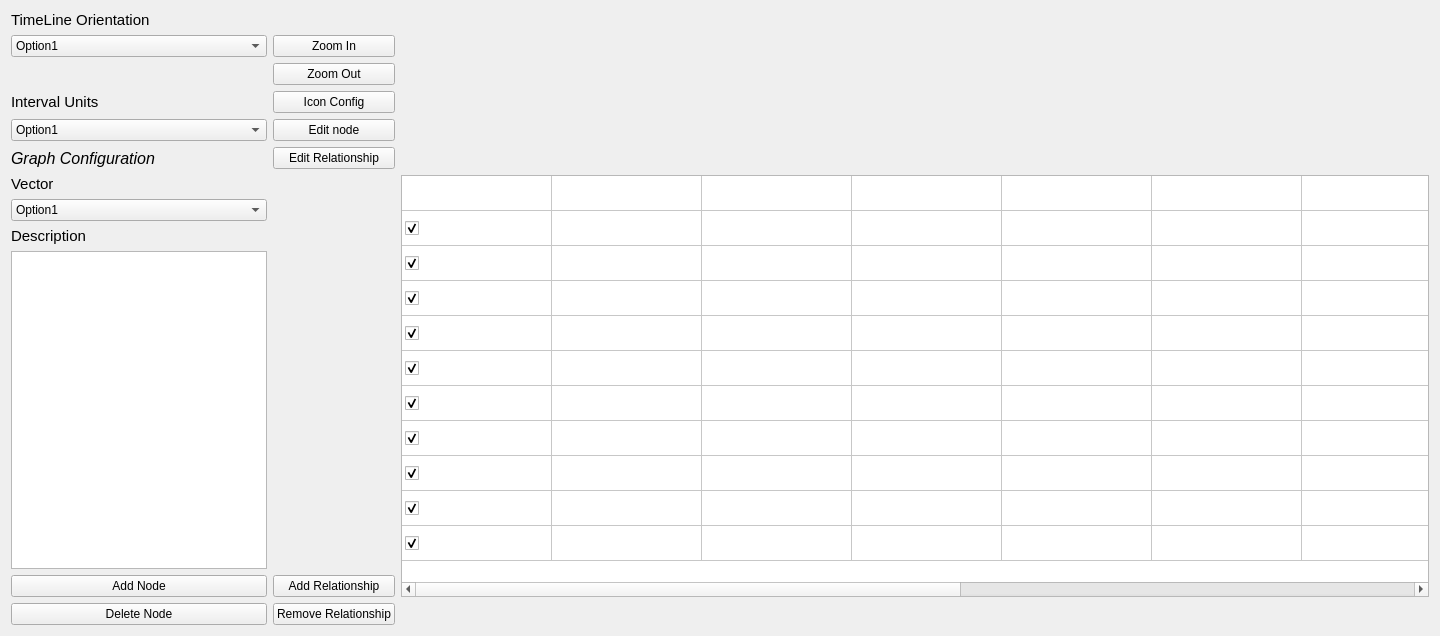
      <widget class="QWidget" name="tab_9">
       <attribute name="title">
        <string>Double View</string>
       </attribute>
       <layout class="QGridLayout" name="gridLayout_4" rowstretch="0,0,0,0,0,0,0,0,0,0,0,0">
        <item row="6" column="0">
         <widget class="QLabel" name="EventNamelabel_8">
          <property name="sizePolicy">
           <sizepolicy hsizetype="Preferred" vsizetype="Fixed">
            <horstretch>0</horstretch>
            <verstretch>0</verstretch>
           </sizepolicy>
          </property>
          <property name="font">
           <font>
            <pointsize>11</pointsize>
           </font>
          </property>
          <property name="text">
           <string>Vector</string>
          </property>
         </widget>
        </item>
        <item row="0" column="3" rowspan="5">
         <widget class="QLabel" name="label_8">
          <property name="sizePolicy">
           <sizepolicy hsizetype="Preferred" vsizetype="Preferred">
            <horstretch>0</horstretch>
            <verstretch>0</verstretch>
           </sizepolicy>
          </property>
          <property name="sizeIncrement">
           <size>
            <width>0</width>
            <height>0</height>
           </size>
          </property>
          <property name="text">
           <string>&lt;html&gt;&lt;head/&gt;&lt;body&gt;&lt;p&gt;&lt;img src=&quot;:/graph/graph.png&quot;/&gt;&lt;/p&gt;&lt;/body&gt;&lt;/html&gt;</string>
          </property>
         </widget>
        </item>
        <item row="1" column="1">
         <widget class="QPushButton" name="pushButton_15">
          <property name="text">
           <string>Zoom In</string>
          </property>
         </widget>
        </item>
        <item row="4" column="0">
         <widget class="QComboBox" name="TimeLine_5">
          <item>
           <property name="text">
            <string>Option1</string>
           </property>
          </item>
          <item>
           <property name="text">
            <string>Option 2</string>
           </property>
          </item>
         </widget>
        </item>
        <item row="5" column="1">
         <widget class="QPushButton" name="pushButton_18">
          <property name="text">
           <string>Edit Relationship</string>
          </property>
         </widget>
        </item>
        <item row="2" column="1">
         <widget class="QPushButton" name="pushButton_20">
          <property name="text">
           <string>Zoom Out</string>
          </property>
         </widget>
        </item>
        <item row="3" column="0">
         <widget class="QLabel" name="EventNamelabel_7">
          <property name="font">
           <font>
            <pointsize>11</pointsize>
           </font>
          </property>
          <property name="text">
           <string>Interval Units</string>
          </property>
         </widget>
        </item>
        <item row="8" column="0">
         <widget class="QLabel" name="EventNamelabel_9">
          <property name="font">
           <font>
            <pointsize>11</pointsize>
           </font>
          </property>
          <property name="text">
           <string>Description</string>
          </property>
          <property name="scaledContents">
           <bool>false</bool>
          </property>
         </widget>
        </item>
        <item row="10" column="1">
         <widget class="QPushButton" name="pushButton_19">
          <property name="text">
           <string>Add Relationship</string>
          </property>
         </widget>
        </item>
        <item row="3" column="1">
         <widget class="QPushButton" name="pushButton_13">
          <property name="text">
           <string>Icon Config</string>
          </property>
         </widget>
        </item>
        <item row="6" column="3" rowspan="5">
         <widget class="QTableWidget" name="tableWidget_6">
          <property name="minimumSize">
           <size>
            <width>1028</width>
            <height>422</height>
           </size>
          </property>
          <property name="font">
           <font>
            <family>Times New Roman</family>
           </font>
          </property>
          <property name="mouseTracking">
           <bool>true</bool>
          </property>
          <property name="tabletTracking">
           <bool>true</bool>
          </property>
          <property name="autoFillBackground">
           <bool>false</bool>
          </property>
          <property name="inputMethodHints">
           <set>Qt::ImhNone</set>
          </property>
          <property name="verticalScrollBarPolicy">
           <enum>Qt::ScrollBarAsNeeded</enum>
          </property>
          <property name="horizontalScrollBarPolicy">
           <enum>Qt::ScrollBarAsNeeded</enum>
          </property>
          <property name="sizeAdjustPolicy">
           <enum>QAbstractScrollArea::AdjustIgnored</enum>
          </property>
          <property name="sortingEnabled">
           <bool>true</bool>
          </property>
          <property name="wordWrap">
           <bool>true</bool>
          </property>
          <attribute name="horizontalHeaderVisible">
           <bool>false</bool>
          </attribute>
          <attribute name="horizontalHeaderCascadingSectionResizes">
           <bool>true</bool>
          </attribute>
          <attribute name="horizontalHeaderMinimumSectionSize">
           <number>25</number>
          </attribute>
          <attribute name="horizontalHeaderDefaultSectionSize">
           <number>150</number>
          </attribute>
          <attribute name="horizontalHeaderHighlightSections">
           <bool>false</bool>
          </attribute>
          <attribute name="horizontalHeaderShowSortIndicator" stdset="0">
           <bool>true</bool>
          </attribute>
          <attribute name="horizontalHeaderStretchLastSection">
           <bool>false</bool>
          </attribute>
          <attribute name="verticalHeaderVisible">
           <bool>false</bool>
          </attribute>
          <attribute name="verticalHeaderDefaultSectionSize">
           <number>35</number>
          </attribute>
          <attribute name="verticalHeaderHighlightSections">
           <bool>false</bool>
          </attribute>
          <row>
           <property name="text">
            <string>New Row</string>
           </property>
          </row>
          <row>
           <property name="text">
            <string>New Row</string>
           </property>
          </row>
          <row>
           <property name="text">
            <string>New Row</string>
           </property>
          </row>
          <row>
           <property name="text">
            <string>New Row</string>
           </property>
          </row>
          <row>
           <property name="text">
            <string>New Row</string>
           </property>
          </row>
          <row>
           <property name="text">
            <string>New Row</string>
           </property>
          </row>
          <row>
           <property name="text">
            <string>New Row</string>
           </property>
          </row>
          <row>
           <property name="text">
            <string>New Row</string>
           </property>
          </row>
          <row>
           <property name="text">
            <string>New Row</string>
           </property>
          </row>
          <row>
           <property name="text">
            <string>New Row</string>
           </property>
          </row>
          <row>
           <property name="text">
            <string>New Row</string>
           </property>
          </row>
          <column>
           <property name="text">
            <string>Node Property Visibility</string>
           </property>
          </column>
          <column>
           <property name="text">
            <string>Node ID</string>
           </property>
          </column>
          <column>
           <property name="text">
            <string>New Column</string>
           </property>
          </column>
          <column>
           <property name="text">
            <string>Node Name</string>
           </property>
          </column>
          <column>
           <property name="text">
            <string>Node Timestamp</string>
           </property>
          </column>
          <column>
           <property name="text">
            <string>Node Description</string>
           </property>
          </column>
          <column>
           <property name="text">
            <string>Log Creator</string>
           </property>
          </column>
          <column>
           <property name="text">
            <string>New Column</string>
           </property>
          </column>
          <column>
           <property name="text">
            <string>Event Type</string>
           </property>
          </column>
          <column>
           <property name="text">
            <string>Icon Type</string>
           </property>
          </column>
          <column>
           <property name="text">
            <string>Node Visibility</string>
           </property>
          </column>
          <item row="0" column="0">
           <property name="text">
            <string/>
           </property>
          </item>
          <item row="1" column="0">
           <property name="text">
            <string/>
           </property>
           <property name="checkState">
            <enum>Checked</enum>
           </property>
          </item>
          <item row="2" column="0">
           <property name="text">
            <string/>
           </property>
           <property name="checkState">
            <enum>Checked</enum>
           </property>
          </item>
          <item row="3" column="0">
           <property name="text">
            <string/>
           </property>
           <property name="checkState">
            <enum>Checked</enum>
           </property>
          </item>
          <item row="4" column="0">
           <property name="text">
            <string/>
           </property>
           <property name="checkState">
            <enum>Checked</enum>
           </property>
          </item>
          <item row="5" column="0">
           <property name="text">
            <string/>
           </property>
           <property name="checkState">
            <enum>Checked</enum>
           </property>
          </item>
          <item row="6" column="0">
           <property name="text">
            <string/>
           </property>
           <property name="checkState">
            <enum>Checked</enum>
           </property>
          </item>
          <item row="7" column="0">
           <property name="text">
            <string/>
           </property>
           <property name="checkState">
            <enum>Checked</enum>
           </property>
          </item>
          <item row="8" column="0">
           <property name="text">
            <string/>
           </property>
           <property name="checkState">
            <enum>Checked</enum>
           </property>
          </item>
          <item row="9" column="0">
           <property name="text">
            <string/>
           </property>
           <property name="checkState">
            <enum>Checked</enum>
           </property>
          </item>
          <item row="10" column="0">
           <property name="text">
            <string/>
           </property>
           <property name="checkState">
            <enum>Checked</enum>
           </property>
          </item>
         </widget>
        </item>
        <item row="5" column="0">
         <widget class="QLabel" name="EventTitlelabel_4">
          <property name="font">
           <font>
            <pointsize>12</pointsize>
            <weight>50</weight>
            <italic>true</italic>
            <bold>false</bold>
            <kerning>true</kerning>
           </font>
          </property>
          <property name="text">
           <string>Graph Configuration</string>
          </property>
         </widget>
        </item>
        <item row="7" column="0">
         <widget class="QComboBox" name="TimeLine_6">
          <item>
           <property name="text">
            <string>Option1</string>
           </property>
          </item>
          <item>
           <property name="text">
            <string>Option 2</string>
           </property>
          </item>
         </widget>
        </item>
        <item row="1" column="0">
         <widget class="QComboBox" name="TimeLine_4">
          <item>
           <property name="text">
            <string>Option1</string>
           </property>
          </item>
          <item>
           <property name="text">
            <string>Option 2</string>
           </property>
          </item>
         </widget>
        </item>
        <item row="11" column="1">
         <widget class="QPushButton" name="pushButton_16">
          <property name="text">
           <string>Remove Relationship</string>
          </property>
         </widget>
        </item>
        <item row="4" column="1">
         <widget class="QPushButton" name="pushButton_21">
          <property name="text">
           <string>Edit node</string>
          </property>
         </widget>
        </item>
        <item row="10" column="0">
         <widget class="QPushButton" name="pushButton_14">
          <property name="text">
           <string>Add Node</string>
          </property>
         </widget>
        </item>
        <item row="9" column="0">
         <widget class="QPlainTextEdit" name="plainTextEdit_2">
          <property name="sizePolicy">
           <sizepolicy hsizetype="Expanding" vsizetype="Expanding">
            <horstretch>0</horstretch>
            <verstretch>2</verstretch>
           </sizepolicy>
          </property>
         </widget>
        </item>
        <item row="0" column="0">
         <widget class="QLabel" name="EventNamelabel_6">
          <property name="font">
           <font>
            <pointsize>11</pointsize>
           </font>
          </property>
          <property name="text">
           <string>TimeLine Orientation</string>
          </property>
         </widget>
        </item>
        <item row="11" column="0">
         <widget class="QPushButton" name="pushButton_17">
          <property name="text">
           <string>Delete Node</string>
          </property>
         </widget>
        </item>
       </layout>
      </widget>
